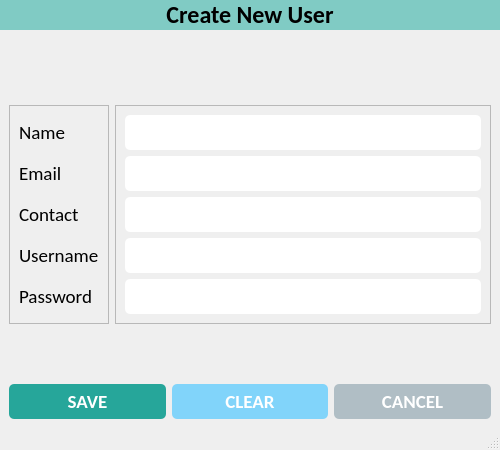
<?xml version="1.0" encoding="UTF-8"?>
<ui version="4.0">
 <class>CreateUserWindow</class>
 <widget class="QMainWindow" name="CreateUserWindow">
  <property name="geometry">
   <rect>
    <x>0</x>
    <y>0</y>
    <width>500</width>
    <height>450</height>
   </rect>
  </property>
  <property name="minimumSize">
   <size>
    <width>500</width>
    <height>450</height>
   </size>
  </property>
  <property name="maximumSize">
   <size>
    <width>500</width>
    <height>450</height>
   </size>
  </property>
  <property name="windowTitle">
   <string>Create User</string>
  </property>
  <property name="windowIcon">
   <iconset resource="../resources.qrc">
    <normaloff>:/icons/assets/icons/logo.png</normaloff>:/icons/assets/icons/logo.png</iconset>
  </property>
  <widget class="QWidget" name="centralwidget">
   <property name="styleSheet">
    <string notr="true">

#label {
	background-color: #80cbc4;
}

#label_5 {
	color: #fff;
}

#btn_save {
	background-color: #26a69a;
	border-radius: 5px;
	padding: 5px 0px;
	color: white;
}

#btn_clear {
	background-color: #81d4fa;
	border-radius: 5px;
	padding: 5px 0px;
	color: white;
}

#btn_cancel {
	background-color: #b0bec5;
	border-radius: 5px;
	padding: 5px 0px;
	color: white;
}

QLineEdit {
	border-radius: 5px;
	padding: 5px 5px;
}

QDateEdit {
	border-radius: 5px;
	padding: 5px 5px;
}

QComboBox {
	border-radius: 5px;
	padding: 5px 5px;
}

QTextEdit {
	border-radius: 10px;
	padding: 0px 0px;
}</string>
   </property>
   <layout class="QVBoxLayout" name="verticalLayout_3">
    <property name="spacing">
     <number>1</number>
    </property>
    <property name="leftMargin">
     <number>0</number>
    </property>
    <property name="topMargin">
     <number>0</number>
    </property>
    <property name="rightMargin">
     <number>0</number>
    </property>
    <property name="bottomMargin">
     <number>0</number>
    </property>
    <item alignment="Qt::AlignTop">
     <widget class="QLabel" name="label">
      <property name="font">
       <font>
        <family>Calibri</family>
        <pointsize>18</pointsize>
        <weight>75</weight>
        <bold>true</bold>
       </font>
      </property>
      <property name="text">
       <string>Create New User</string>
      </property>
      <property name="alignment">
       <set>Qt::AlignCenter</set>
      </property>
      <property name="margin">
       <number>10</number>
      </property>
     </widget>
    </item>
    <item>
     <widget class="QWidget" name="widget" native="true">
      <layout class="QHBoxLayout" name="horizontalLayout">
       <item>
        <widget class="QFrame" name="frame">
         <property name="frameShape">
          <enum>QFrame::StyledPanel</enum>
         </property>
         <property name="frameShadow">
          <enum>QFrame::Raised</enum>
         </property>
         <layout class="QVBoxLayout" name="verticalLayout">
          <item>
           <widget class="QLabel" name="lbl_name">
            <property name="font">
             <font>
              <family>Calibri</family>
              <pointsize>14</pointsize>
             </font>
            </property>
            <property name="text">
             <string>Name</string>
            </property>
           </widget>
          </item>
          <item>
           <widget class="QLabel" name="lbl_email">
            <property name="font">
             <font>
              <family>Calibri</family>
              <pointsize>14</pointsize>
             </font>
            </property>
            <property name="text">
             <string>Email</string>
            </property>
           </widget>
          </item>
          <item>
           <widget class="QLabel" name="lbl_contact">
            <property name="font">
             <font>
              <family>Calibri</family>
              <pointsize>14</pointsize>
             </font>
            </property>
            <property name="text">
             <string>Contact</string>
            </property>
           </widget>
          </item>
          <item>
           <widget class="QLabel" name="lbl_username">
            <property name="font">
             <font>
              <family>Calibri</family>
              <pointsize>14</pointsize>
             </font>
            </property>
            <property name="text">
             <string>Username</string>
            </property>
           </widget>
          </item>
          <item>
           <widget class="QLabel" name="lbl_password">
            <property name="font">
             <font>
              <family>Calibri</family>
              <pointsize>14</pointsize>
             </font>
            </property>
            <property name="text">
             <string>Password</string>
            </property>
           </widget>
          </item>
         </layout>
        </widget>
       </item>
       <item>
        <widget class="QFrame" name="frame_2">
         <property name="frameShape">
          <enum>QFrame::StyledPanel</enum>
         </property>
         <property name="frameShadow">
          <enum>QFrame::Raised</enum>
         </property>
         <layout class="QVBoxLayout" name="verticalLayout_2">
          <item>
           <widget class="QLineEdit" name="txt_name">
            <property name="minimumSize">
             <size>
              <width>0</width>
              <height>35</height>
             </size>
            </property>
            <property name="maximumSize">
             <size>
              <width>16777215</width>
              <height>35</height>
             </size>
            </property>
            <property name="font">
             <font>
              <family>Calibri</family>
              <pointsize>14</pointsize>
             </font>
            </property>
           </widget>
          </item>
          <item>
           <widget class="QLineEdit" name="txt_email">
            <property name="minimumSize">
             <size>
              <width>0</width>
              <height>35</height>
             </size>
            </property>
            <property name="maximumSize">
             <size>
              <width>16777215</width>
              <height>35</height>
             </size>
            </property>
            <property name="font">
             <font>
              <family>Calibri</family>
              <pointsize>14</pointsize>
             </font>
            </property>
           </widget>
          </item>
          <item>
           <widget class="QLineEdit" name="txt_contact">
            <property name="minimumSize">
             <size>
              <width>0</width>
              <height>35</height>
             </size>
            </property>
            <property name="maximumSize">
             <size>
              <width>16777215</width>
              <height>35</height>
             </size>
            </property>
            <property name="font">
             <font>
              <family>Calibri</family>
              <pointsize>14</pointsize>
             </font>
            </property>
           </widget>
          </item>
          <item>
           <widget class="QLineEdit" name="txt_username">
            <property name="minimumSize">
             <size>
              <width>0</width>
              <height>35</height>
             </size>
            </property>
            <property name="maximumSize">
             <size>
              <width>16777215</width>
              <height>35</height>
             </size>
            </property>
            <property name="font">
             <font>
              <family>Calibri</family>
              <pointsize>14</pointsize>
             </font>
            </property>
           </widget>
          </item>
          <item>
           <widget class="QLineEdit" name="txt_password">
            <property name="minimumSize">
             <size>
              <width>0</width>
              <height>35</height>
             </size>
            </property>
            <property name="maximumSize">
             <size>
              <width>16777215</width>
              <height>35</height>
             </size>
            </property>
            <property name="font">
             <font>
              <family>Calibri</family>
              <pointsize>14</pointsize>
             </font>
            </property>
           </widget>
          </item>
         </layout>
        </widget>
       </item>
      </layout>
     </widget>
    </item>
    <item alignment="Qt::AlignBottom">
     <widget class="QWidget" name="bottom_widget" native="true">
      <layout class="QHBoxLayout" name="horizontalLayout_2">
       <item>
        <widget class="QPushButton" name="btn_save">
         <property name="font">
          <font>
           <family>Calibri</family>
           <pointsize>14</pointsize>
           <weight>75</weight>
           <bold>true</bold>
          </font>
         </property>
         <property name="cursor">
          <cursorShape>OpenHandCursor</cursorShape>
         </property>
         <property name="text">
          <string>SAVE</string>
         </property>
         <property name="icon">
          <iconset resource="../resources.qrc">
           <normaloff>:/icons/assets/icons/save.png</normaloff>:/icons/assets/icons/save.png</iconset>
         </property>
         <property name="iconSize">
          <size>
           <width>32</width>
           <height>32</height>
          </size>
         </property>
        </widget>
       </item>
       <item>
        <widget class="QPushButton" name="btn_clear">
         <property name="font">
          <font>
           <family>Calibri</family>
           <pointsize>14</pointsize>
           <weight>75</weight>
           <bold>true</bold>
          </font>
         </property>
         <property name="cursor">
          <cursorShape>OpenHandCursor</cursorShape>
         </property>
         <property name="text">
          <string>CLEAR</string>
         </property>
         <property name="icon">
          <iconset resource="../resources.qrc">
           <normaloff>:/icons/assets/icons/clear.png</normaloff>:/icons/assets/icons/clear.png</iconset>
         </property>
         <property name="iconSize">
          <size>
           <width>32</width>
           <height>32</height>
          </size>
         </property>
        </widget>
       </item>
       <item>
        <widget class="QPushButton" name="btn_cancel">
         <property name="font">
          <font>
           <family>Calibri</family>
           <pointsize>14</pointsize>
           <weight>75</weight>
           <bold>true</bold>
          </font>
         </property>
         <property name="cursor">
          <cursorShape>OpenHandCursor</cursorShape>
         </property>
         <property name="text">
          <string>CANCEL</string>
         </property>
         <property name="icon">
          <iconset resource="../resources.qrc">
           <normaloff>:/icons/assets/icons/close.png</normaloff>:/icons/assets/icons/close.png</iconset>
         </property>
         <property name="iconSize">
          <size>
           <width>32</width>
           <height>32</height>
          </size>
         </property>
        </widget>
       </item>
      </layout>
     </widget>
    </item>
   </layout>
  </widget>
  <widget class="QStatusBar" name="statusbar"/>
 </widget>
 <resources>
  <include location="../resources.qrc"/>
 </resources>
 <connections/>
</ui>
